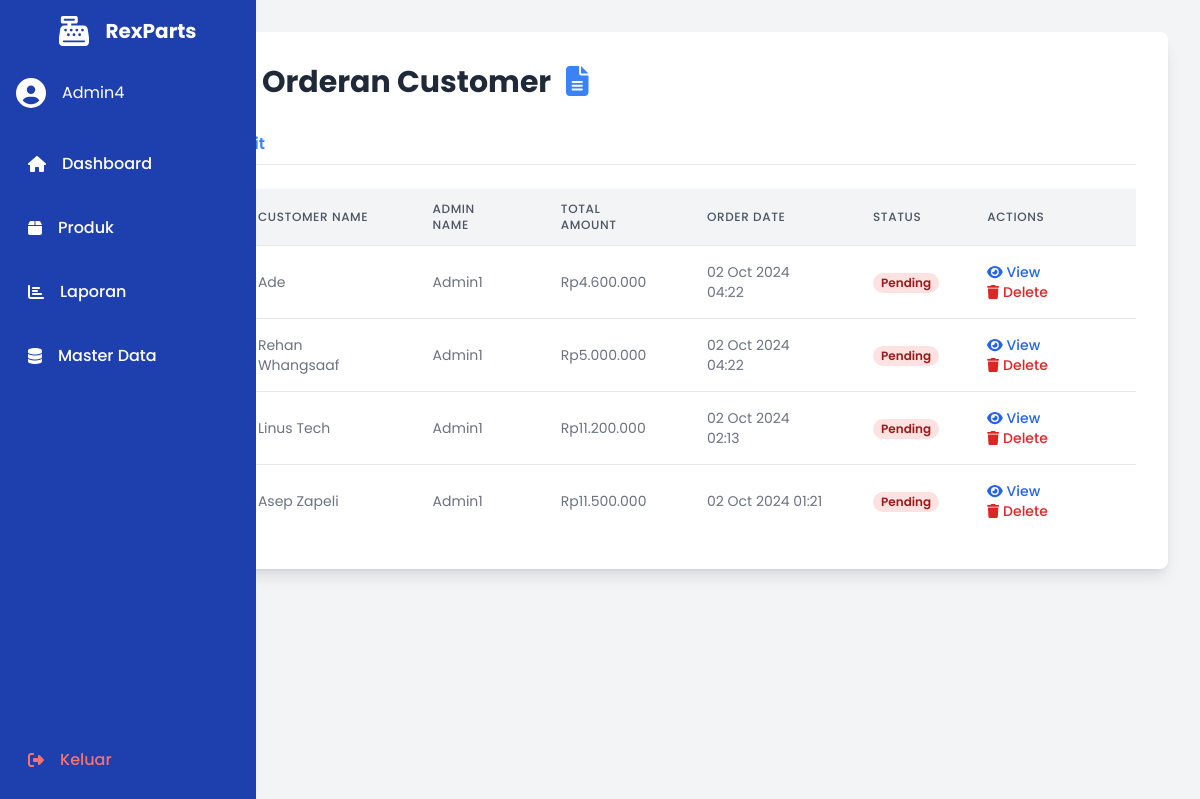
Page /views/laporan/orders.php (signed in) on the committed database.
### tables this page shows
CREATE TABLE `orders` (
  `order_id` int NOT NULL AUTO_INCREMENT,
  `customer_id` int DEFAULT NULL,
  `admin_id` int DEFAULT NULL,
  `total_amount` decimal(10,2) NOT NULL,
  `order_date` timestamp NULL DEFAULT CURRENT_TIMESTAMP,
  `status` enum('pending','completed','canceled') DEFAULT 'pending',
  PRIMARY KEY (`order_id`),
  KEY `customer_id` (`customer_id`),
  KEY `admin_id` (`admin_id`),
  CONSTRAINT `orders_ibfk_1` FOREIGN KEY (`customer_id`) REFERENCES `customer` (`customer_id`) ON DELETE SET NULL,
  CONSTRAINT `orders_ibfk_2` FOREIGN KEY (`admin_id`) REFERENCES `admin` (`admin_id`) ON DELETE SET NULL
);

CREATE TABLE `customer` (
  `customer_id` int NOT NULL AUTO_INCREMENT,
  `name` varchar(100) NOT NULL,
  `email` varchar(100) DEFAULT NULL,
  `phone` varchar(15) DEFAULT NULL,
  `address` text,
  `created_at` timestamp NULL DEFAULT CURRENT_TIMESTAMP,
  PRIMARY KEY (`customer_id`),
  UNIQUE KEY `email` (`email`)
);

### views/laporan/orders.php (the view, shortened to what this page needs)
<?php
require_once '../../system/koneksi.php';
function getOrders($pdo) {
    $stmt = $pdo->prepare("
        SELECT o.order_id, o.total_amount, o.order_date, o.status,
               c.name AS customer_name, a.username AS admin_name
        FROM orders o
        JOIN customer c ON o.customer_id = c.customer_id
        JOIN admin a ON o.admin_id = a.admin_id
        ORDER BY o.order_date DESC
    ");
    $stmt->execute();
    return $stmt->fetchAll(PDO::FETCH_ASSOC);
}
$orders = getOrders($pdo);
?>
<!DOCTYPE html>
<html lang="en">
<head>
    <link href="https://cdn.jsdelivr.net/npm/tailwindcss@2.2.19/dist/tailwind.min.css" rel="stylesheet">
    <link rel="stylesheet" href="https://cdnjs.cloudflare.com/ajax/libs/font-awesome/6.0.0-beta3/css/all.min.css">
</head>
<body class="bg-gray-100 text-gray-800">
    <aside class="sidebar w-16 bg-blue-600 text-white fixed h-full hover:w-64 overflow-hidden transition-all duration-300 ease-in-out">
        <?php include '../templates/sidebar.php'; ?>
    </aside>
    <div class="ml-16 p-8">
        <div class="max-w-7xl mx-auto bg-white shadow-lg rounded-lg overflow-hidden">
            <div class="p-8">
                <h1 class="text-3xl font-bold mb-6 text-gray-800">Laporan Orderan Customer <i class="fas fa-file-alt ml-2 text-blue-500"></i></h1>
                <div class="mb-6">
                    <ul class="flex border-b border-gray-200">
                        <li class="mr-1">
                            <a class="bg-white inline-block py-2 px-4 text-blue-500 hover:text-blue-800 font-semibold rounded-t-lg cursor-pointer transition duration-300 ease-in-out" onclick="showTab('orders')">Orders</a>
                        </li>
                        <li class="mr-1">
                            <a class="bg-white inline-block py-2 px-4 text-blue-500 hover:text-blue-800 font-semibold rounded-t-lg cursor-pointer transition duration-300 ease-in-out" onclick="showTab('edit')">Edit</a>
                        </li>
                    </ul>
                </div>
                <div id="orders" class="tab-content tab-active">
                    <div class="overflow-x-auto">
                        <table class="min-w-full bg-white">
                            <thead class="bg-gray-100">
                                <tr>
                                    <th class="px-6 py-3 border-b border-gray-200 text-left text-xs leading-4 font-medium text-gray-600 uppercase tracking-wider">Order ID</th>
                                    <th class="px-6 py-3 border-b border-gray-200 text-left text-xs leading-4 font-medium text-gray-600 uppercase tracking-wider">Customer Name</th>
                                    <th class="px-6 py-3 border-b border-gray-200 text-left text-xs leading-4 font-medium text-gray-600 uppercase tracking-wider">Admin Name</th>
                                    <th class="px-6 py-3 border-b border-gray-200 text-left text-xs leading-4 font-medium text-gray-600 uppercase tracking-wider">Total Amount</th>
                                    <th class="px-6 py-3 border-b border-gray-200 text-left text-xs leading-4 font-medium text-gray-600 uppercase tracking-wider">Order Date</th>
                                    <th class="px-6 py-3 border-b border-gray-200 text-left text-xs leading-4 font-medium text-gray-600 uppercase tracking-wider">Status</th>
                                    <th class="px-6 py-3 border-b border-gray-200 text-left text-xs leading-4 font-medium text-gray-600 uppercase tracking-wider">Actions</th>
                                </tr>
                            </thead>
                            <tbody class="divide-y divide-gray-200">
                                <?php foreach ($orders as $order): ?>
                                    <tr class="hover:bg-gray-50 transition duration-150 ease-in-out">
                                        <td class="px-6 py-4 whitespace-no-wrap text-sm leading-5 font-medium text-gray-900"><?= htmlspecialchars($order['order_id']) ?></td>
                                        <td class="px-6 py-4 whitespace-no-wrap text-sm leading-5 text-gray-500"><?= htmlspecialchars($order['customer_name']) ?></td>
                                        <td class="px-6 py-4 whitespace-no-wrap text-sm leading-5 text-gray-500"><?= htmlspecialchars($order['admin_name']) ?></td>
                                        <td class="px-6 py-4 whitespace-no-wrap text-sm leading-5 text-gray-500">Rp<?= number_format($order['total_amount'], 0, ',', '.') ?></td>
                                        <td class="px-6 py-4 whitespace-no-wrap text-sm leading-5 text-gray-500"><?= date('d M Y H:i', strtotime($order['order_date'])) ?></td>
                                        <td class="px-6 py-4 whitespace-no-wrap">
                                        <span class="px-2 inline-flex text-xs leading-5 font-semibold rounded-full
                                            <?= $order['status'] == 'Completed' ? 'bg-green-100 text-green-800' : ($order['status'] == 'Pending' ? 'bg-yellow-100 text-yellow-800' : ($order['status'] == 'Canceled' ? 'bg-red-100 text-red-800' : 'bg-red-100 text-red-800')) ?>">
                                            <?= htmlspecialchars(ucfirst($order['status'])) ?>
                                        </span>
                                        </td>
                                        <td class="px-6 py-4 whitespace-no-wrap text-sm leading-5 font-medium">
                                            <button class="text-blue-600 hover:text-blue-900 mr-3 transition duration-150 ease-in-out" onclick="openModal(<?= $order['order_id'] ?>)">
                                                <i class="fas fa-eye"></i> View
                                            </button>
                                            <button class="text-red-600 hover:text-red-900 transition duration-150 ease-in-out" onclick="deleteOrder(<?= $order['order_id'] ?>)">
                                                <i class="fas fa-trash"></i> Delete
                                            </button>
                                        </td>
                                    </tr>
                                <?php endforeach; ?>
                            </tbody>
                        </table>
                    </div>
                </div>
            </div>
        </div>
    </div>
</body>
</html>

### views/laporan/orders.php (style rules this page uses)
body { font-family: 'Poppins', sans-serif; }
.sidebar { transition: width 0.3s ease; }
.tab-content { display: none; }
.tab-active { display: block; }

### views/templates/sidebar.php (style rules this page uses)
.sidebar { transition: width 0.3s ease; }
body { font-family: 'Poppins', sans-serif; }

### rows in the picture
orders: customer.name "Ade", admin.username "Admin1", total_amount "4.600.000", order_date "02 Oct 2024 04:22", status "Pending"
orders: customer.name "Rehan Whangsaaf", admin.username "Admin1", total_amount "5.000.000", order_date "02 Oct 2024 04:22", status "Pending"
orders: customer.name "Linus Tech", admin.username "Admin1", total_amount "11.200.000", order_date "02 Oct 2024 02:13", status "Pending"
orders: customer.name "Asep Zapeli", admin.username "Admin1", total_amount "11.500.000", order_date "02 Oct 2024 01:21", status "Pending"

### other values in the picture
$adminName "Admin4"
